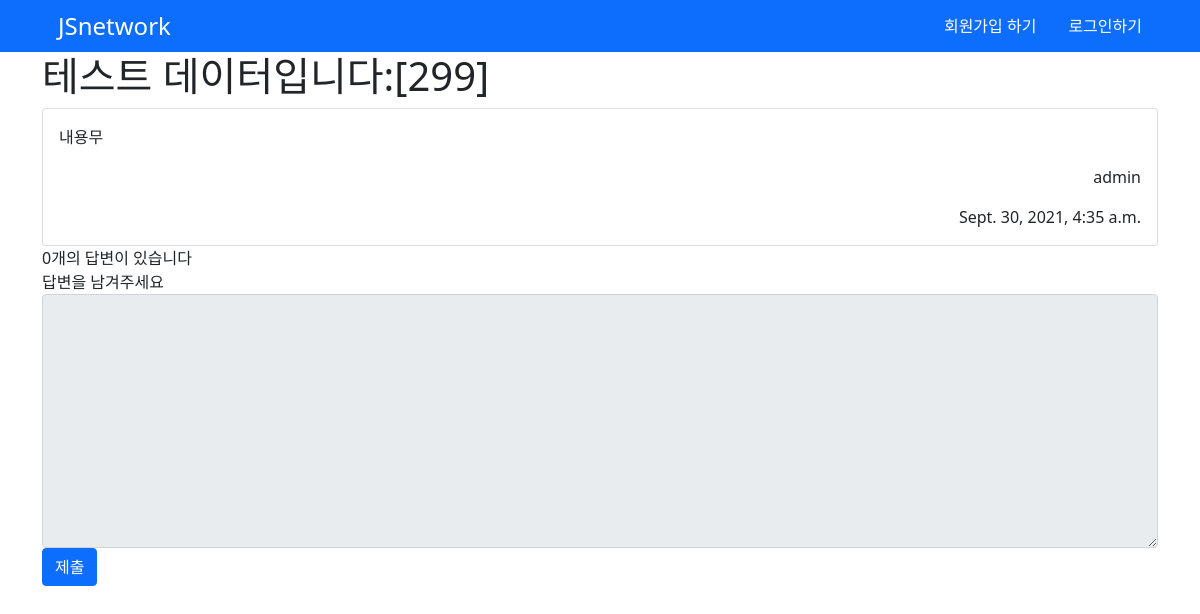
The page /board/309/ on the database its author committed.
### board/models.py (models this page shows, shortened)
class Question(models.Model):
  subject = models.CharField(max_length=200)
  content = models.TextField()
  create_date = models.DateTimeField()
  author = models.ForeignKey(User,on_delete=models.CASCADE)
  modify_date = models.DateTimeField(null=True, blank=True)

### board/views.py (the view)
# urls.py: path('<int:question_id>/', views.detail, name='detail'),
def detail(request,question_id):
  question = get_object_or_404(Question, pk=question_id)
  context = {"question":question}
  return render(request,'board/detail.html',context)

### templates/board/detail.html (shortened to what this page needs)
{% extends 'base.html' %}
{% block content %}
  <div class="container">
    <h1>{{ question.subject }}</h1>
    <div class="card">
      <div class="card-body">
        <p class="card-text">{{ question.content }}</p>
        <p class="card-text d-flex flex-row-reverse">{{ question.author }}</p>
        <p class="card-text d-flex flex-row-reverse">{{ question.create_date }}</p>
      </div>
    </div>
    <span>{{question.answer_set.count}}개의 답변이 있습니다</span>
    <form action="{% url 'board:answer_create' question.id %}" method="post">
      <label for="content">답변을 남겨주세요</label>
      <textarea {% if not user.is_authenticated %}disabled{% endif %} name="content" class="form-control" id="content" rows="10"></textarea>
      <button class="btn btn-primary">제출</button>
    </form>
  </div>
{% endblock %}

### rows shown on the page
Question: subject "테스트 데이터입니다:[299]", content "내용무", author "admin", create_date "Sept. 30, 2021, 4:35 a.m.", answer_set.count "0"
